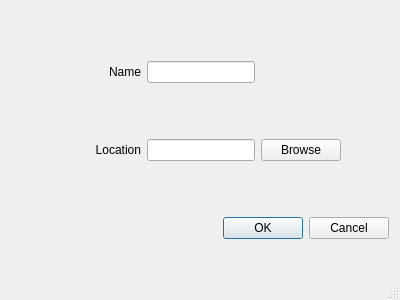
<?xml version="1.0" encoding="UTF-8"?>
<ui version="4.0">
 <class>saveAsDialog</class>
 <widget class="QDialog" name="saveAsDialog">
  <property name="geometry">
   <rect>
    <x>0</x>
    <y>0</y>
    <width>400</width>
    <height>300</height>
   </rect>
  </property>
  <property name="windowTitle">
   <string>Dialog</string>
  </property>
  <property name="sizeGripEnabled">
   <bool>true</bool>
  </property>
  <layout class="QGridLayout" name="gridLayout">
   <item row="0" column="0" colspan="2">
    <spacer name="horizontalSpacer_3">
     <property name="orientation">
      <enum>Qt::Horizontal</enum>
     </property>
     <property name="sizeHint" stdset="0">
      <size>
       <width>64</width>
       <height>20</height>
      </size>
     </property>
    </spacer>
   </item>
   <item row="0" column="2">
    <widget class="QLabel" name="label">
     <property name="text">
      <string>Name</string>
     </property>
     <property name="alignment">
      <set>Qt::AlignRight|Qt::AlignTrailing|Qt::AlignVCenter</set>
     </property>
    </widget>
   </item>
   <item row="0" column="3" colspan="2">
    <widget class="QLineEdit" name="nameEdit"/>
   </item>
   <item row="0" column="5">
    <spacer name="horizontalSpacer_2">
     <property name="orientation">
      <enum>Qt::Horizontal</enum>
     </property>
     <property name="sizeHint" stdset="0">
      <size>
       <width>128</width>
       <height>20</height>
      </size>
     </property>
    </spacer>
   </item>
   <item row="1" column="0">
    <spacer name="horizontalSpacer_5">
     <property name="orientation">
      <enum>Qt::Horizontal</enum>
     </property>
     <property name="sizeHint" stdset="0">
      <size>
       <width>47</width>
       <height>20</height>
      </size>
     </property>
    </spacer>
   </item>
   <item row="1" column="1" colspan="2">
    <widget class="QLabel" name="label_2">
     <property name="text">
      <string>Location</string>
     </property>
     <property name="alignment">
      <set>Qt::AlignRight|Qt::AlignTrailing|Qt::AlignVCenter</set>
     </property>
    </widget>
   </item>
   <item row="1" column="3" colspan="2">
    <widget class="QLineEdit" name="locationEdit"/>
   </item>
   <item row="1" column="5">
    <layout class="QHBoxLayout" name="horizontalLayout">
     <item>
      <widget class="QPushButton" name="browse">
       <property name="text">
        <string>Browse</string>
       </property>
      </widget>
     </item>
     <item>
      <spacer name="horizontalSpacer_4">
       <property name="orientation">
        <enum>Qt::Horizontal</enum>
       </property>
       <property name="sizeHint" stdset="0">
        <size>
         <width>40</width>
         <height>20</height>
        </size>
       </property>
      </spacer>
     </item>
    </layout>
   </item>
   <item row="2" column="0" colspan="4">
    <spacer name="horizontalSpacer">
     <property name="orientation">
      <enum>Qt::Horizontal</enum>
     </property>
     <property name="sizeHint" stdset="0">
      <size>
       <width>166</width>
       <height>20</height>
      </size>
     </property>
    </spacer>
   </item>
   <item row="2" column="4" colspan="2">
    <widget class="QDialogButtonBox" name="buttonBox">
     <property name="orientation">
      <enum>Qt::Horizontal</enum>
     </property>
     <property name="standardButtons">
      <set>QDialogButtonBox::Cancel|QDialogButtonBox::Ok</set>
     </property>
    </widget>
   </item>
  </layout>
 </widget>
 <resources/>
 <connections>
  <connection>
   <sender>buttonBox</sender>
   <signal>accepted()</signal>
   <receiver>saveAsDialog</receiver>
   <slot>accept()</slot>
   <hints>
    <hint type="sourcelabel">
     <x>248</x>
     <y>254</y>
    </hint>
    <hint type="destinationlabel">
     <x>157</x>
     <y>274</y>
    </hint>
   </hints>
  </connection>
  <connection>
   <sender>buttonBox</sender>
   <signal>rejected()</signal>
   <receiver>saveAsDialog</receiver>
   <slot>reject()</slot>
   <hints>
    <hint type="sourcelabel">
     <x>316</x>
     <y>260</y>
    </hint>
    <hint type="destinationlabel">
     <x>286</x>
     <y>274</y>
    </hint>
   </hints>
  </connection>
 </connections>
</ui>
